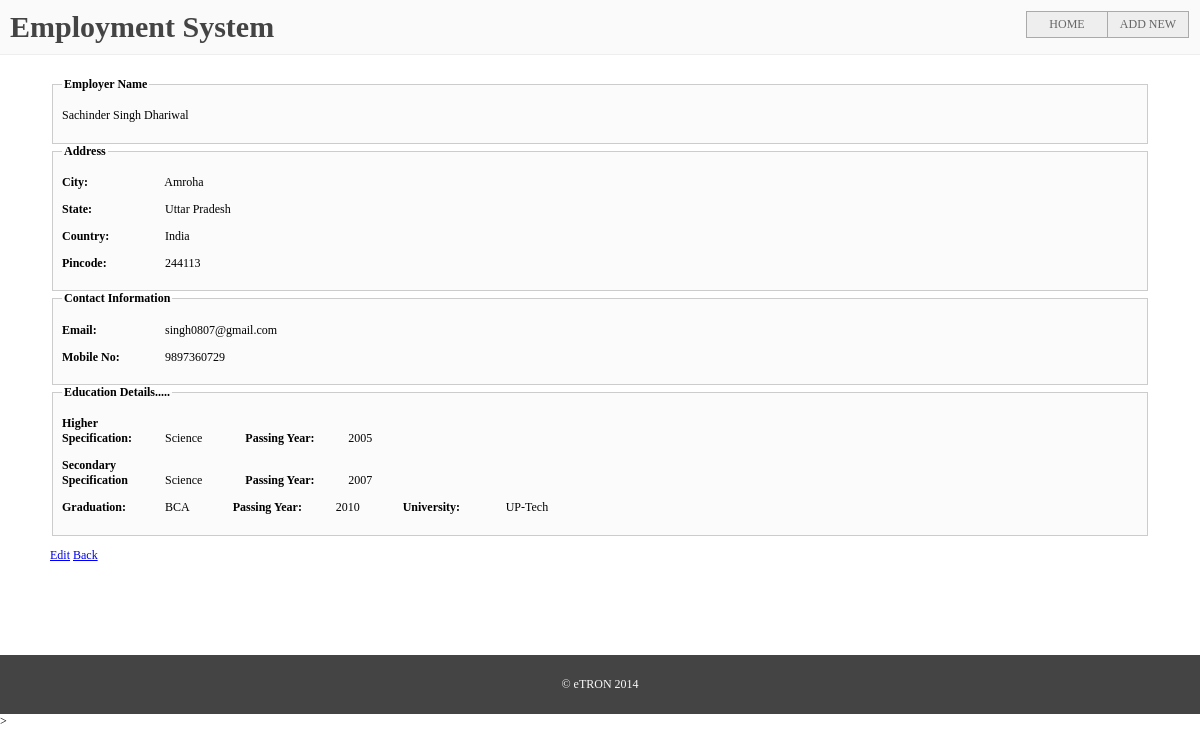
The page /view-employer/24 on the database its author committed.
### employment/models.py (models this page shows)
class Employer(models.Model):
	fname = models.CharField("First Name", max_length=20)
	mname = models.CharField("Middle Name", max_length=20 )
	lname = models.CharField("Last Name", max_length=20)
	city = models.CharField("City", max_length=50)
	state = models.CharField("State", max_length=50)
	country = models.CharField("Country", max_length=20)
	pincode = models.CharField("Pincode", max_length = 10)
	email = models.CharField("Email", max_length=40)
	mobile = models.CharField("Mobile Number", max_length =18)

class Education(models.Model):
	employer = models.ForeignKey(Employer)
	higher_specification = models.CharField("Specification", max_length=20)
	higher_year = models.CharField("Passing Year", max_length = 10)
	secondary_specification = models.CharField("Specification", max_length=20)
	secondary_year = models.CharField("Passing Year", max_length = 10)
	graduation = models.CharField("Graduation", max_length=20)
	year = models.CharField("Passing Year", max_length = 10 )
	university = models.CharField("University", max_length=50)

### employment/views.py (the view)
# urls.py: url(r'^view-employer/(?P<id>\w+)$', views.view_employer, name='view-employer'),
def view_employer(request, id):
	emp = Employer.objects.filter(id=id)
	if emp:
		emp = emp[0]
		edu = Education.objects.filter(employer = emp)
		if edu:
			edu = edu[0]
		return render (request, 'employment/view.html', {'emp':emp, 'edu': edu})
	else:
		messages.error(request, 'Selected Employer doesn,t exit')
		return redirect('home')

### employment/templates/employment/view.html (shortened to what this page needs)
{% extends 'employment/base.html' %}
{% block content %}
	<div>
		<blockquote>
		<fieldset>
		<legend>Employer Name</legend>
		<p>
			<label class="info">{{emp.fname}}</label>
			<label class="info">{{emp.mname}}</label>
			<label class="info">{{emp.lname|safe}}</label>
		</p>
		</fieldset>
		<fieldset>
		<legend>Address</legend>
		<p>
			<label class="label">City:</label>
			<label class="info">{{emp.city}}</label>
		</p>
		<p>
			<label class="label">State:</label>
			<label class="info">{{emp.state}}</label>
		</p>
		<p>
			<label class="label">Country:</label>
			<label class="info">{{emp.country}}</label>
		</p>
		<p>
			<label class="label">Pincode:</label>
			<label class="info">{{emp.pincode}}</label>
		</p>
		</fieldset>
		<fieldset>
			<legend>Contact Information</legend>
		<p>
			<label class="label">Email:</label>
			<label class="info">{{emp.email}}</label>
		</p>
		<p>
			<label class="label">Mobile No:</label>
			<label class="info">{{emp.mobile}}</label>
		</p>
		</fieldset>
		<fieldset>
			<legend>Education Details.....</legend>
			<p>
				<label class="label">Higher Specification:</label>
				<label class="info" style="margin-right:40px;">{{edu.higher_specification}}</label>
				<label class="label">Passing Year:</label>
				<label class="info">{{edu.higher_year}}</label>
			</p>
			<p>
				<label class="label">Secondary Specification</label>
				<label class="info" style="margin-right:40px;">{{edu.secondary_specification}}</label>
				<label class="label">Passing Year:</label>
				<label class="info" >{{edu.secondary_year}}</label>
			</p>
			<p>
				<label class="label">Graduation:</label>
				<label class="info" style="margin-right:40px;">{{edu.graduation}}</label>
				<label class="label">Passing Year:</label>
				<label class="info" style="margin-right:40px;">{{edu.year}}</label>
				<label class="label">University:</label>
				<label class="info">{{edu.university}}</label>
			</p>
		</fieldset>
		<p>
			<a href="{% url 'edit-employer' emp.id %}">Edit</a>
			<a href="{% url 'home'%}">Back</a>
		</p>
		</blockquote>
	</div>
{% endblock %}

### employment/templates/employment/base.html (style rules this page uses)
body { margin: 0; padding: 0px; font-size: 12px; }
.label { display: inline-block; width: 100px; font-weight: bold; }
fieldset { border: 1px solid #CCC; background: #FBFBFB; }
legend { font-weight: bold; }

### rows shown on the page
Employer: fname "Sachinder", mname "Singh", lname "Dhariwal", city "Amroha", state "Uttar Pradesh", country "India", pincode "244113", email "singh0807@gmail.com", mobile "9897360729"
Education: higher_specification "Science", higher_year "2005", secondary_specification "Science", secondary_year "2007", graduation "BCA", year "2010", university "UP-Tech"
